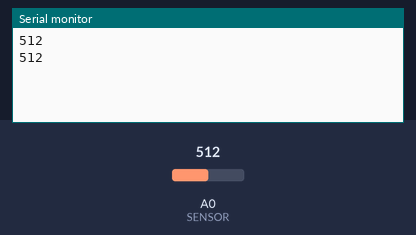
Bench run of a sketch on a simulated Arduino Uno, built with avr-gcc and run on an emulated ATmega328P. On the bench: the last lines printed to the serial monitor. The test bench sets the inputs (shaded band); at power-on: A0 (SENSOR) = 512.

Above: at 1.8 s.
1.9 s: A0 (SENSOR) set to 716
At 2.7 s:
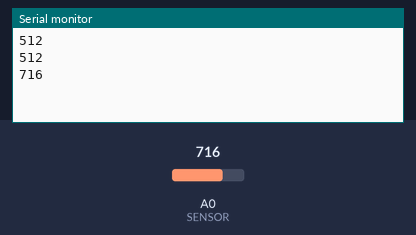
3.4 s: A0 (SENSOR) set to 900
At 4.8 s:
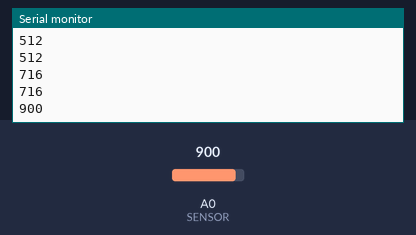
Timing chart, 0 to 6.4 s (numbered marks = the images above; inputs shaded):
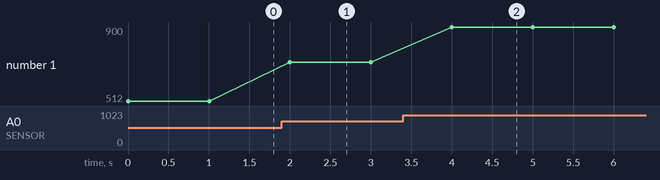

The sketch:

ReadSerialBrightness.ino
```cpp
// Example 07: Send to the computer the values read from
// analogue input 0
// Make sure you click on "Serial Monitor"
// after you upload
const int SENSOR = 0; // select the input pin for the
 // sensor resistor
int val = 0; // variable to store the value coming
 // from the sensor

int state = 0; //

void setup() {
 Serial.begin(9600); // open the serial port to send
 // data back to the computer at
 // 9600 bits per second
}

void loop() {
   val = analogRead(SENSOR); // read the value from
   // the sensor
   Serial.println(val); // print the value to
   // the serial port
   delay(1000); // wait 100ms between
   // each send
}
```

Measured:
- after the input at 1.9 s, the serial monitor: prints a new line after 0.10 s (image 1)
- after the input at 3.4 s, the serial monitor: prints a new line after 0.60 s (image 2)
- plotted number 1: 512 → 716 after the input at 1.9 s, 716 → 900 after the input at 3.4 s
